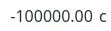
   <widget class="QWidget" name="G_widget_4" native="true">
    <property name="geometry">
     <rect>
      <x>290</x>
      <y>770</y>
      <width>111</width>
      <height>31</height>
     </rect>
    </property>
    <property name="styleSheet">
     <string notr="true">background-color:transparent;</string>
    </property>
    <widget class="QWidget" name="gridLayoutWidget_6">
     <property name="geometry">
      <rect>
       <x>10</x>
       <y>0</y>
       <width>101</width>
       <height>31</height>
      </rect>
     </property>
     <layout class="QGridLayout" name="gridLayout_8">
      <property name="sizeConstraint">
       <enum>QLayout::SetDefaultConstraint</enum>
      </property>
      <item row="0" column="1">
       <widget class="QLabel" name="G_label_8">
        <property name="font">
         <font>
          <family>HUN-din 1451</family>
          <pointsize>12</pointsize>
         </font>
        </property>
        <property name="styleSheet">
         <string notr="true">color:#2d3438; 
background-color:transparent;</string>
        </property>
        <property name="text">
         <string>c</string>
        </property>
       </widget>
      </item>
      <item row="0" column="0">
       <widget class="QLabel" name="G_display_8">
        <property name="font">
         <font>
          <family>HUN-din 1451</family>
          <pointsize>12</pointsize>
         </font>
        </property>
        <property name="styleSheet">
         <string notr="true">color:#2d3438; 
background-color:transparent;</string>
        </property>
        <property name="text">
         <string>-100000.00</string>
        </property>
        <property name="alignment">
         <set>Qt::AlignRight|Qt::AlignTrailing|Qt::AlignVCenter</set>
        </property>
       </widget>
      </item>
     </layout>
    </widget>
   </widget>
